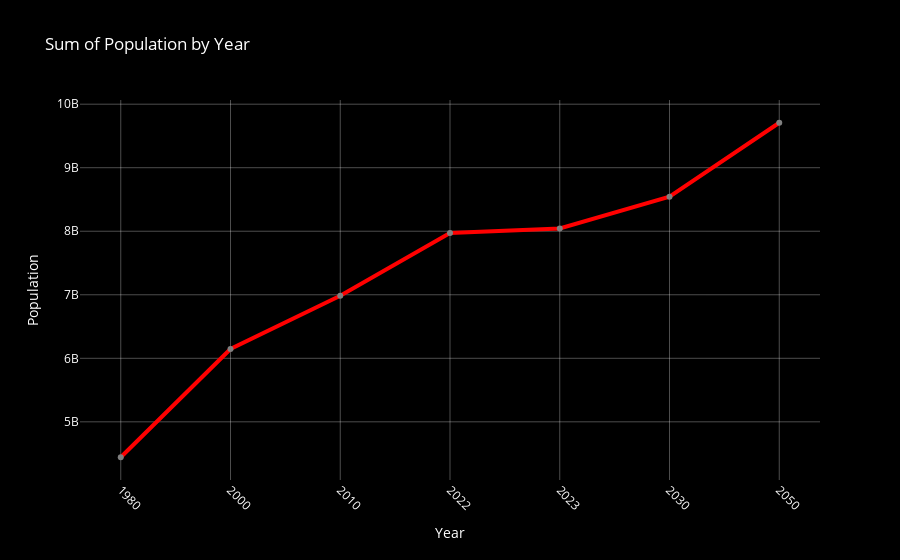

The notebook cell this image was saved under:
### Markdown cell above
## Add up all country populations and plot a graph over the years
---

### Code cell
years = ['1980', '2000', '2010', '2022', '2023', '2030', '2050']
population = [df['pop1980'].sum(), df['pop2000'].sum(), df['pop2010'].sum(),
              df['pop2022'].sum(), df['pop2023'].sum(), df['pop2030'].sum(),
              df['pop2050'].sum()]

fig = go.Figure(data = go.Scatter(x = years, y = population, mode = 'markers+lines', marker = dict(color = 'gray')))
fig.update_traces(line = dict(width = 4, color = 'red'))


fig.update_layout(
    title = 'Sum of Population by Year',
    xaxis = dict(title = 'Year', tickangle = 45, gridcolor = 'rgba(255, 255, 255, 0.3)'),
    yaxis = dict(title = 'Population', gridcolor = 'rgba(255, 255, 255, 0.3)'),
    plot_bgcolor = 'black',
    paper_bgcolor = 'black',
    font = dict(color = 'white'),
    showlegend = False
)

fig.show()

### Figure 1 — Plotly figure (JSON) as saved in the notebook; plotly's stock layout.template omitted (floating-point values rounded to 4 significant figures)
{"data": [{"line": {"color": "red", "width": 4}, "marker": {"color": "gray"}, "mode": "markers+lines", "type": "scatter", "x": ["1980", "2000", "2010", "2022", "2023", "2030", "2050"], "y": [4442400374, 6147055703, 6983785000, 7973413043, 8043615390, 8544417648, 9707789237]}], "layout": {"font": {"color": "white"}, "paper_bgcolor": "black", "plot_bgcolor": "black", "showlegend": false, "title": {"text": "Sum of Population by Year"}, "xaxis": {"gridcolor": "rgba(255, 255, 255, 0.3)", "tickangle": 45, "title": {"text": "Year"}}, "yaxis": {"gridcolor": "rgba(255, 255, 255, 0.3)", "title": {"text": "Population"}}}}
